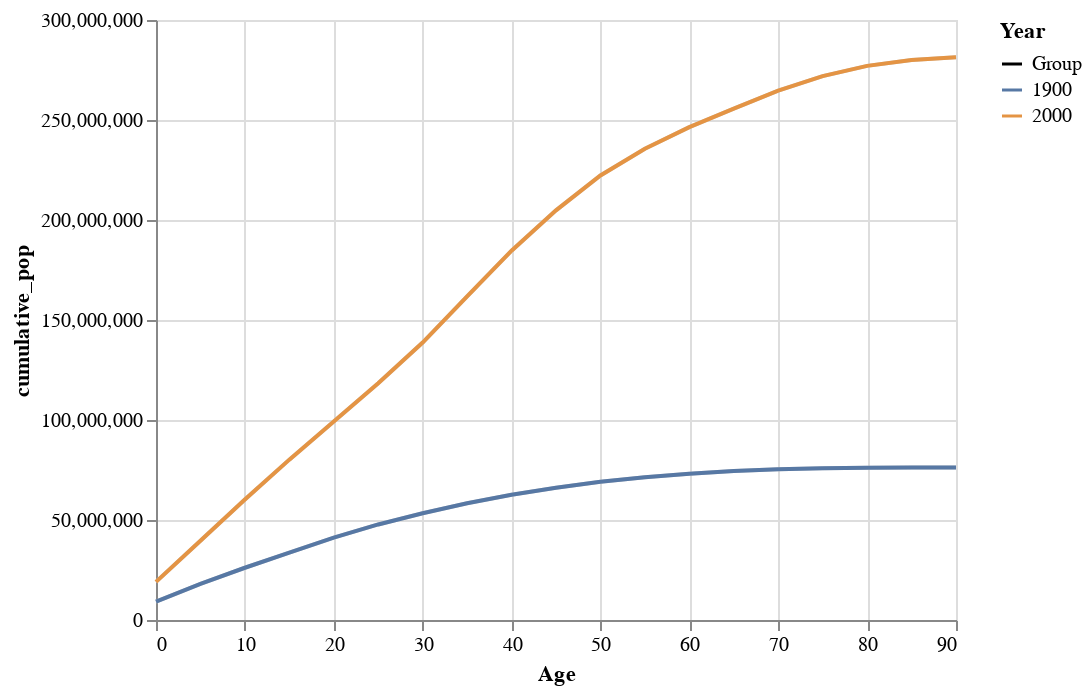

Notebook code cell kept with this figure:
### Code cell
alx.highlight_color()+alt.Chart(df).transform_window(
    cumulative_pop='sum(People)',sort=[{'field': 'Age'}],groupby=['Year']
).mark_line().encode(
    x='Age',color='Year:N',y='cumulative_pop:Q'
)

### Figure 1 — Vega-Lite specification as saved in the notebook (floating-point values rounded to 4 significant figures)
{"config": {"view": {"continuousWidth": 400, "continuousHeight": 300}}, "layer": [{"mark": {"type": "line", "cursor": "pointer"}, "encoding": {"color": {"field": "Year", "legend": null, "scale": {"domain": [1900.0, 2000.0], "range": ["lightgray", "lightgray"]}}, "x": {"field": "Age", "type": "quantitative"}, "y": {"field": "cumulative_pop", "type": "quantitative"}}, "name": "view_22"}, {"mark": {"type": "line", "cursor": "pointer"}, "encoding": {"color": {"field": "Year", "legend": {}, "scale": {"domain": ["Group", 1900.0, 2000.0], "range": ["black", "#5778a4", "#e49444"]}}, "x": {"field": "Age", "type": "quantitative"}, "y": {"field": "cumulative_pop", "type": "quantitative"}}, "transform": [{"filter": {"param": "ALX_SELECTION_click_FILTER"}}]}], "data": {"name": "data-1dbe384fba518eb854671290a9eb537b"}, "params": [{"name": "ALX_SELECTION_click_FILTER", "select": {"type": "point", "encodings": ["color"], "fields": ["Year"]}, "views": ["view_22"]}], "resolve": {"scale": {"color": "independent"}}, "transform": [{"window": [{"op": "sum", "field": "People", "as": "cumulative_pop"}], "groupby": ["Year"], "sort": [{"field": "Age"}]}], "$schema": "https://vega.github.io/schema/vega-lite/v5.2.0.json", "datasets": {"data-1dbe384fba518eb854671290a9eb537b": [{"Sex": 1, "Year": 1900, "Age": 0, "People": 4619544}, {"Sex": 1, "Year": 2000, "Age": 0, "People": 9735380}, {"Sex": 1, "Year": 1900, "Age": 5, "People": 4465783}, {"Sex": 1, "Year": 2000, "Age": 5, "People": 10552146}, {"Sex": 1, "Year": 1900, "Age": 10, "People": 4057669}, {"Sex": 1, "Year": 2000, "Age": 10, "People": 10563233}, {"Sex": 1, "Year": 1900, "Age": 15, "People": 3774846}, {"Sex": 1, "Year": 2000, "Age": 15, "People": 10237419}, {"Sex": 1, "Year": 1900, "Age": 20, "People": 3694038}, {"Sex": 1, "Year": 2000, "Age": 20, "People": 9731315}, {"Sex": 1, "Year": 1900, "Age": 25, "People": 3389280}, {"Sex": 1, "Year": 2000, "Age": 25, "People": 9659493}, {"Sex": 1, "Year": 1900, "Age": 30, "People": 2918964}, {"Sex": 1, "Year": 2000, "Age": 30, "People": 10205879}, {"Sex": 1, "Year": 1900, "Age": 35, "People": 2633883}, {"Sex": 1, "Year": 2000, "Age": 35, "People": 11475182}, {"Sex": 1, "Year": 1900, "Age": 40, "People": 2261070}, {"Sex": 1, "Year": 2000, "Age": 40, "People": 11320252}, {"Sex": 1, "Year": 1900, "Age": 45, "People": 1868413}, {"Sex": 1, "Year": 2000, "Age": 45, "People": 9925006}, {"Sex": 1, "Year": 1900, "Age": 50, "People": 1571038}, {"Sex": 1, "Year": 2000, "Age": 50, "People": 8507934}, {"Sex": 1, "Year": 1900, "Age": 55, "People": 1161908}, {"Sex": 1, "Year": 2000, "Age": 55, "People": 6459082}, {"Sex": 1, "Year": 1900, "Age": 60, "People": 916571}, {"Sex": 1, "Year": 2000, "Age": 60, "People": 5123399}, {"Sex": 1, "Year": 1900, "Age": 65, "People": 672663}, {"Sex": 1, "Year": 2000, "Age": 65, "People": 4453623}, {"Sex": 1, "Year": 1900, "Age": 70, "People": 454747}, {"Sex": 1, "Year": 2000, "Age": 70, "People": 3792145}, {"Sex": 1, "Year": 1900, "Age": 75, "People": 268211}, {"Sex": 1, "Year": 2000, "Age": 75, "People": 2912655}, {"Sex": 1, "Year": 1900, "Age": 80, "People": 127435}, {"Sex": 1, "Year": 2000, "Age": 80, "People": 1902638}, {"Sex": 1, "Year": 1900, "Age": 85, "People": 44008}, {"Sex": 1, "Year": 2000, "Age": 85, "People": 970357}, {"Sex": 1, "Year": 1900, "Age": 90, "People": 15164}, {"Sex": 1, "Year": 2000, "Age": 90, "People": 336303}, {"Sex": 2, "Year": 1900, "Age": 0, "People": 4589196}, {"Sex": 2, "Year": 2000, "Age": 0, "People": 9310714}, {"Sex": 2, "Year": 1900, "Age": 5, "People": 4390483}, {"Sex": 2, "Year": 2000, "Age": 5, "People": 10069564}, {"Sex": 2, "Year": 1900, "Age": 10, "People": 4001749}, {"Sex": 2, "Year": 2000, "Age": 10, "People": 10022524}, {"Sex": 2, "Year": 1900, "Age": 15, "People": 3801743}, {"Sex": 2, "Year": 2000, "Age": 15, "People": 9692669}, {"Sex": 2, "Year": 1900, "Age": 20, "People": 3751061}, {"Sex": 2, "Year": 2000, "Age": 20, "People": 9324244}, {"Sex": 2, "Year": 1900, "Age": 25, "People": 3236056}, {"Sex": 2, "Year": 2000, "Age": 25, "People": 9518507}, {"Sex": 2, "Year": 1900, "Age": 30, "People": 2665174}, {"Sex": 2, "Year": 2000, "Age": 30, "People": 10119296}, {"Sex": 2, "Year": 1900, "Age": 35, "People": 2347737}, {"Sex": 2, "Year": 2000, "Age": 35, "People": 11635647}, {"Sex": 2, "Year": 1900, "Age": 40, "People": 2004987}, {"Sex": 2, "Year": 2000, "Age": 40, "People": 11488578}, {"Sex": 2, "Year": 1900, "Age": 45, "People": 1648025}, {"Sex": 2, "Year": 2000, "Age": 45, "People": 10261253}, {"Sex": 2, "Year": 1900, "Age": 50, "People": 1411981}, {"Sex": 2, "Year": 2000, "Age": 50, "People": 8911133}, {"Sex": 2, "Year": 1900, "Age": 55, "People": 1064632}, {"Sex": 2, "Year": 2000, "Age": 55, "People": 6921268}, {"Sex": 2, "Year": 1900, "Age": 60, "People": 887508}, {"Sex": 2, "Year": 2000, "Age": 60, "People": 5668961}, {"Sex": 2, "Year": 1900, "Age": 65, "People": 640212}, {"Sex": 2, "Year": 2000, "Age": 65, "People": 4804784}, {"Sex": 2, "Year": 1900, "Age": 70, "People": 440007}, {"Sex": 2, "Year": 2000, "Age": 70, "People": 5184855}, {"Sex": 2, "Year": 1900, "Age": 75, "People": 265879}, {"Sex": 2, "Year": 2000, "Age": 75, "People": 4355644}, {"Sex": 2, "Year": 1900, "Age": 80, "People": 132449}, {"Sex": 2, "Year": 2000, "Age": 80, "People": 3221898}, {"Sex": 2, "Year": 1900, "Age": 85, "People": 48614}, {"Sex": 2, "Year": 2000, "Age": 85, "People": 1981156}, {"Sex": 2, "Year": 1900, "Age": 90, "People": 20093}, {"Sex": 2, "Year": 2000, "Age": 90, "People": 1064581}]}}
